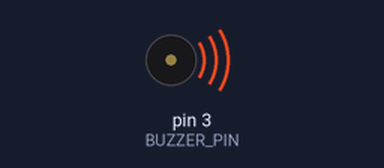
Bench run of a sketch on a simulated Arduino Uno, built with avr-gcc and run on an emulated ATmega328P. Shown: buzzer (waves = sounding).

Above: at 0.12 s.
At 9.8 s:
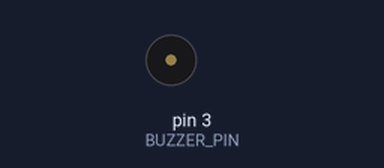
Timing chart, 0 to 18.6 s (numbered marks = the images above):
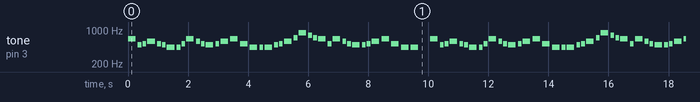

The sketch:

tetris_8bit.ino
```cpp
// (licence header left out)
#include "pitches.h"

#define BUZZER_PIN 3

int melody[] = {
  NOTE_E5, NOTE_B4, NOTE_C5, NOTE_D5, NOTE_C5, NOTE_B4,
  NOTE_A4, NOTE_A4, NOTE_C5, NOTE_E5, NOTE_D5, NOTE_C5,
  NOTE_B4, NOTE_C5, NOTE_D5, NOTE_E5,
  NOTE_C5, NOTE_A4, NOTE_A4, NOTE_A4, NOTE_B4, NOTE_C5,

  NOTE_D5, NOTE_F5, NOTE_A5, NOTE_G5, NOTE_F5,
  NOTE_E5, NOTE_C5, NOTE_E5, NOTE_D5, NOTE_C5,
  NOTE_B4, NOTE_B4, NOTE_C5, NOTE_D5, NOTE_E5,
  NOTE_C5, NOTE_A4, NOTE_A4, REST,

  NOTE_E5, NOTE_B4, NOTE_C5, NOTE_D5, NOTE_C5, NOTE_B4,
  NOTE_A4, NOTE_A4, NOTE_C5, NOTE_E5, NOTE_D5, NOTE_C5,
  NOTE_B4, NOTE_C5, NOTE_D5, NOTE_E5,
  NOTE_C5, NOTE_A4, NOTE_A4, NOTE_A4, NOTE_B4, NOTE_C5,

  NOTE_D5, NOTE_F5, NOTE_A5, NOTE_G5, NOTE_F5,
  NOTE_E5, NOTE_C5, NOTE_E5, NOTE_D5, NOTE_C5,
  NOTE_B4, NOTE_B4, NOTE_C5, NOTE_D5, NOTE_E5,
  NOTE_C5, NOTE_A4, NOTE_A4, REST,

  NOTE_E5, NOTE_C5,
  NOTE_D5, NOTE_B4,
  NOTE_C5, NOTE_A4,
  NOTE_GS4, NOTE_B4, REST,
  NOTE_E5, NOTE_C5,
  NOTE_D5, NOTE_B4,
  NOTE_C5, NOTE_E5, NOTE_A5,
  NOTE_GS5
};

int durations[] = {
  4, 8, 8, 4, 8, 8,
  4, 8, 8, 4, 8, 8,
  4, 8, 4, 4,
  4, 4, 8, 4, 8, 8,

  4, 8, 4, 8, 8,
  4, 8, 4, 8, 8,
  4, 8, 8, 4, 4,
  4, 4, 4, 4,

  4, 8, 8, 4, 8, 8,
  4, 8, 8, 4, 8, 8,
  4, 8, 4, 4,
  4, 4, 8, 4, 8, 8,

  4, 8, 4, 8, 8,
  4, 8, 4, 8, 8,
  4, 8, 8, 4, 4,
  4, 4, 4, 4,

  2, 2,
  2, 2,
  2, 2,
  2, 4, 8,
  2, 2,
  2, 2,
  4, 4, 2,
  2
};

void setup()
{
  pinMode(BUZZER_PIN, OUTPUT);
}

void loop()
{
  int size = sizeof(durations) / sizeof(int);

  for (int note = 0; note < size; note++) {
    //to calculate the note duration, take one second divided by the note type.
    //e.g. quarter note = 1000 / 4, eighth note = 1000/8, etc.
    int duration = 1000 / durations[note];
    tone(BUZZER_PIN, melody[note], duration);

    //to distinguish the notes, set a minimum time between them.
    //the note's duration + 30% seems to work well:
    int pauseBetweenNotes = duration * 1.30;
    delay(pauseBetweenNotes);

    //stop the tone playing:
    noTone(BUZZER_PIN);
  }
}
```

Measured:
- by itself, tone on pin 3 (BUZZER_PIN): plays 659 Hz for 0.25 s, 494 Hz for 0.13 s, 523 Hz for 0.13 s, 587 Hz for 0.25 s, 523 Hz for 0.13 s, 494 Hz for 0.13 s … (429 notes in this stretch)
